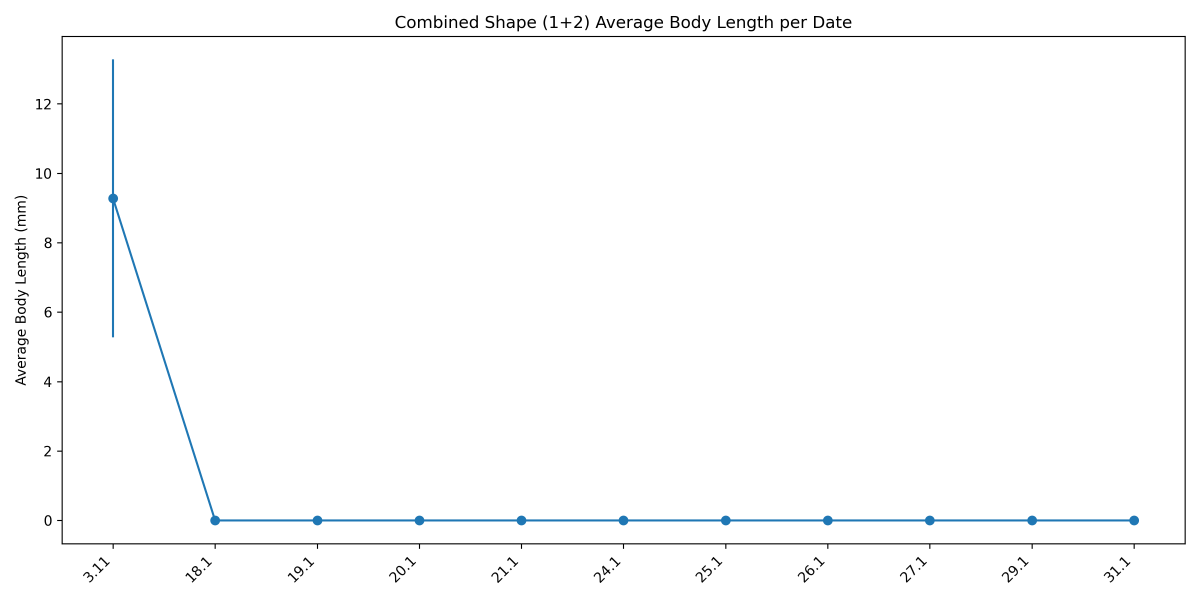
#> input picture svm_combined_shape_avg_length_per_date.png, 3600 x 1800 px (shown at 1/3 size)
$ python -i run_shape_classifiers.py   (imports and definitions only)
#> lines starting #> are read from the running program, lines starting #| are printed output that depends on the picture; after the words box and inside, x2 and y2 are one past the last pixel; in counts of white or black regions, pixels touching at a corner belong together
#!/usr/bin/env python3
"""
Larva Shape Classifier Pipeline - 3-Class Model (Improved)

Classifies valid larvae into 3 shape categories:
- 0 = Bad shape (not suitable for measurement)
- 1 = OK shape (acceptable for analysis)
- 2 = Great shape (ideal specimens)

Key improvements:
- Trains only on valid larvae (is_valid_larva == 1)
- Uses macro F1 for model selection
- Moderate upsampling with class_weight='balanced'
- Stratified K-Fold cross-validation
- Feature importance visualization
- Clean publication-ready plots with n and mean values
- Excludes date 18.10 from all outputs
- NEW: Body length is computed as the longest geodesic path along the medial skeleton
  (not simple skeleton pixel count)
"""

from pathlib import Path
import numpy as np
import pandas as pd
import cv2
import joblib
import matplotlib.pyplot as plt
from sklearn.ensemble import RandomForestClassifier, GradientBoostingClassifier
from sklearn.svm import SVC
from sklearn.pipeline import Pipeline
from sklearn.preprocessing import StandardScaler
from sklearn.metrics import classification_report, accuracy_score, f1_score, confusion_matrix
from sklearn.model_selection import train_test_split, StratifiedKFold, cross_val_score
from sklearn.utils import resample
import heapq
import warnings
import traceback
import shutil
import seaborn as sns

# [1 line not run here, left out]

# =================== Configuration ===================
ROOT_DIR = Path(__file__).parent.resolve()
ANALYSIS_DIR = ROOT_DIR / "analysis_full"
LABELS_FILE = ANALYSIS_DIR / "larva_quality_labels.xlsx"

RANDOM_STATE = 42
TEST_SIZE = 0.2
PIXEL_TO_MM = 0.232255814
HIGH_CONFIDENCE_THRESHOLD = 0.7
N_CV_FOLDS = 5

# Dates to exclude from all processing
EXCLUDED_DATES = {'18.10', '18.1'}

# Output directory
OUTPUT_DIR = ROOT_DIR / 'svm_shape_multiclass'
# [11 lines not run here, left out]

CLASS_NAMES = {0: 'Bad', 1: 'OK', 2: 'Great'}

# =================== Utilities ===================

# [33 lines left out: functions parse_date_key, fix_date_format, is_excluded_date, get_sorted_dates, not called in this run]


# =================== FEATURE EXTRACTION ===================

def extract_features(img_path: Path):
    """Extract features from a larva image."""
    img_path = Path(img_path)
    if not img_path.exists():
        return None

    img = cv2.imread(str(img_path))
#> img is the input picture: shape (1800, 3600, 3); mean B, G, R 252.2, 251.8, 251.4
    if img is None:
        return None

    gray = cv2.cvtColor(img, cv2.COLOR_BGR2GRAY)
    h_img, w_img = gray.shape
#> h_img = 1800; w_img = 3600

    # Threshold
    _, bw = cv2.threshold(gray, 0, 255, cv2.THRESH_BINARY + cv2.THRESH_OTSU)
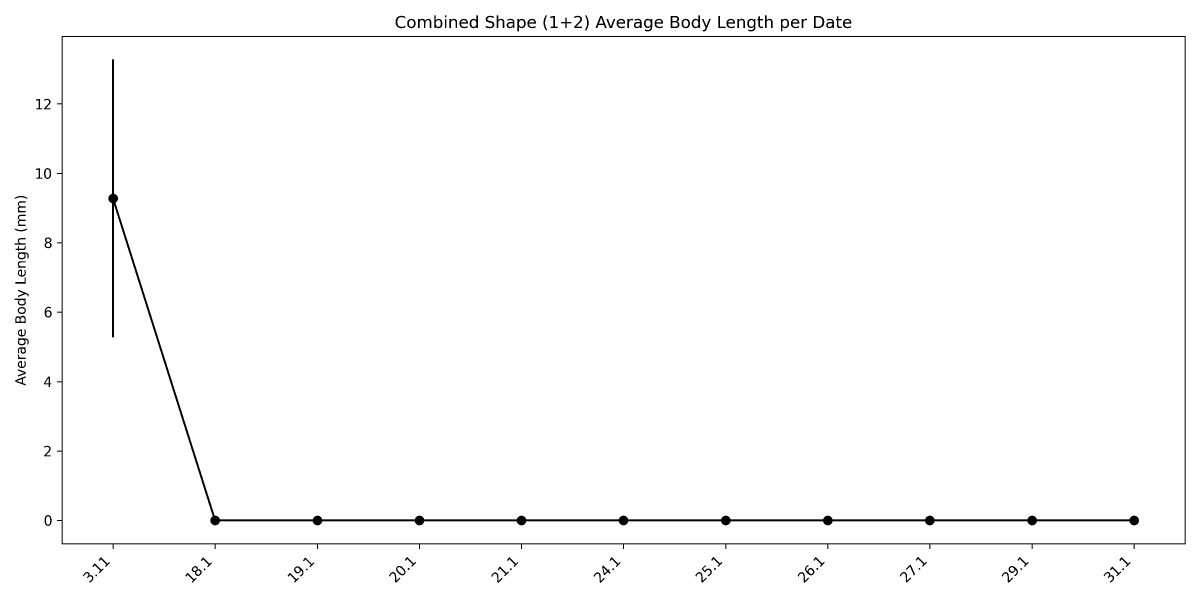
#> bw: shape (1800, 3600) (shown at 1/3 size); 98.6% white; 119 black regions, largest, box (x1, y1, x2, y2) and area: (325, 178, 3417, 1576) 32857, (171, 108, 3557, 1647) 30102, (2012, 48, 2038, 84) 513
    bw = (bw > 0).astype(np.uint8)
    if np.mean(bw) > 0.5:
        bw = 1 - bw
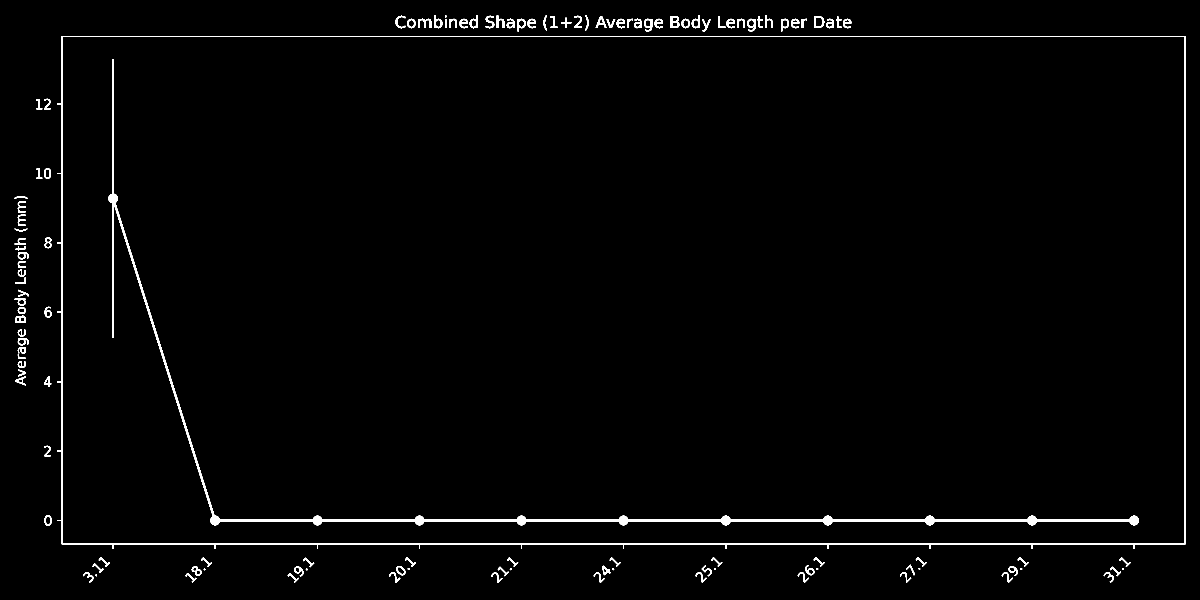
#> bw: shape (1800, 3600) (shown at 1/3 size); values 0 (black) and 1 (white), 1.4% white; 119 white regions, largest, box (x1, y1, x2, y2) and area: (325, 178, 3417, 1576) 32857, (171, 108, 3557, 1647) 30102, (2012, 48, 2038, 84) 513

    features = {}
    area = int(np.sum(bw))
#> area = 92512
    features['area'] = area
    features['area_ratio'] = float(area) / float(h_img * w_img) if (h_img * w_img) > 0 else 0

    if area < 50:
        return _empty_features()

    # Bounding box
    ys, xs = np.where(bw > 0)
    if len(ys) == 0:
        return _empty_features()

    y_min, y_max = int(ys.min()), int(ys.max())
#> y_min = 46; y_max = 1748
    x_min, x_max = int(xs.min()), int(xs.max())
#> x_min = 44; x_max = 3556
    bbox_h = y_max - y_min + 1
#> bbox_h = 1703
    bbox_w = x_max - x_min + 1
#> bbox_w = 3513

    features['bbox_h'] = bbox_h
    features['bbox_w'] = bbox_w
    features['aspect_ratio'] = float(bbox_h) / float(bbox_w) if bbox_w > 0 else 0

    crop = bw[y_min:y_max+1, x_min:x_max+1]
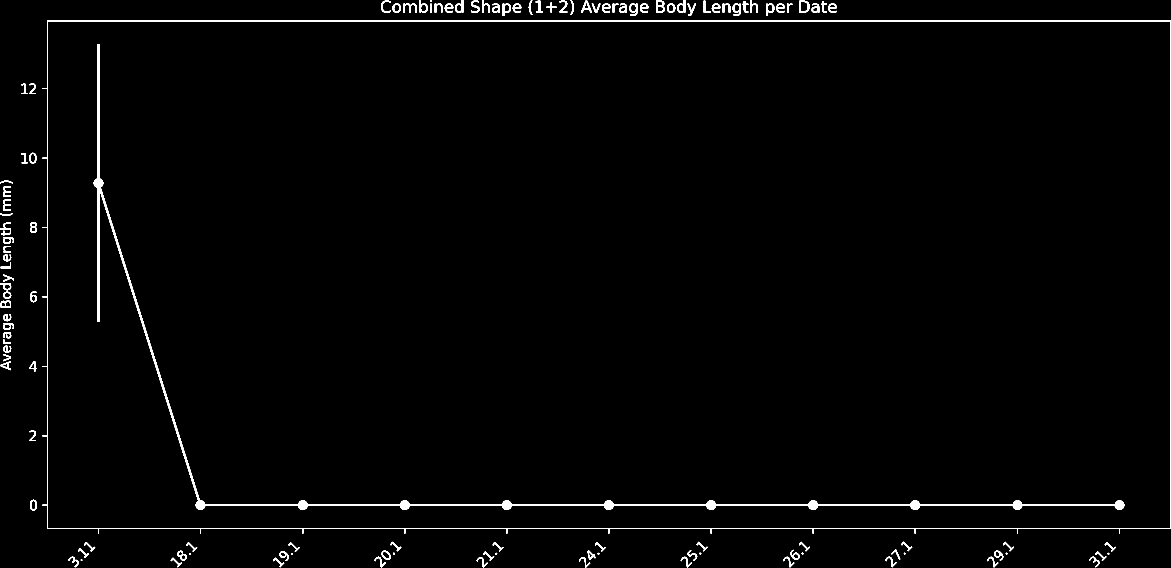
#> crop: shape (1703, 3513) (shown at 1/3 size); values 0 (black) and 1 (white), 1.5% white; 119 white regions
    crop_gray = gray[y_min:y_max+1, x_min:x_max+1]
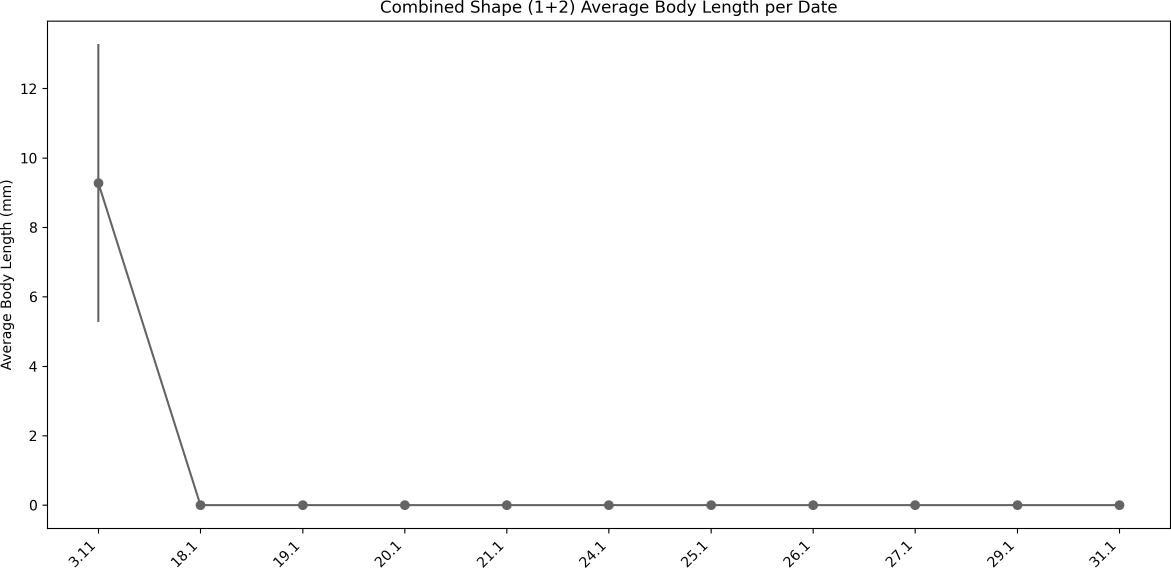
#> crop_gray: shape (1703, 3513) (shown at 1/3 size); min 0, max 255, mean 251.5

    # Contour analysis
    contours, _ = cv2.findContours((crop * 255).astype(np.uint8), cv2.RETR_EXTERNAL, cv2.CHAIN_APPROX_SIMPLE)
#> contours = 118 contours, 12 with area under 20; largest, box (x1, y1, x2, y2) and area: (127, 62, 3513, 1601) 5137926, (2398, 2, 2429, 38) 935, (1968, 2, 1994, 38) 802, (1888, 10, 1913, 48) 634, (2198, 10, 2222, 48) 614

    if contours:
        cnt = max(contours, key=cv2.contourArea)
#> cnt = contour of 112 points, box (x1, y1, x2, y2) (127, 62, 3513, 1601), area 5137926
        cnt_area = cv2.contourArea(cnt)
#> cnt_area = 5137926
        perimeter = cv2.arcLength(cnt, True)
#> perimeter = 10272.9

        features['circularity'] = float(4 * np.pi * cnt_area / (perimeter ** 2)) if perimeter > 0 else 0
        features['perimeter'] = perimeter

        hull = cv2.convexHull(cnt)
#> hull = [[3512, 62], [3512, 1586], [3359, 1600], [294, 1600], [141, 1586], [127, 1516], [127, 264], [141, 62]]
        hull_area = cv2.contourArea(hull)
#> hull_area = 5201888
        features['solidity'] = float(cnt_area / hull_area) if hull_area > 0 else 0

        if len(cnt) >= 5:
            ellipse = cv2.fitEllipse(cnt)
#> ellipse = ((2235.4, 731.6), (1879.9, 4869.1), 85.77)
            (cx, cy), (ma, MA), angle = ellipse
#> cx = 2235.4; cy = 731.6; ma = 1879.9; MA = 4869.1; angle = 85.77
            features['ellipse_ratio'] = float(MA / ma) if ma > 0 else 0
            features['ellipse_angle'] = float(angle)
        else:
            features['ellipse_ratio'] = features['aspect_ratio']
            features['ellipse_angle'] = 0

        # Hu moments
        moments = cv2.moments(cnt)
#> moments = moments, m00 5137926, centre m10/m00, m01/m00 = (1826.4, 824.1)
        hu = cv2.HuMoments(moments).flatten()
#> hu = [0.222, 0.0215, 1.49e-12, 1.82e-13, -9.45e-26, -2.62e-14, -4.61e-27]
        for i in range(7):
            val = hu[i]
            features[f'hu{i+1}'] = float(-np.sign(val) * np.log10(abs(val) + 1e-10))
#> this loop made 7 passes
#> val on passes 1 to 7: 0.222, 0.0215, 1.49e-12, 1.82e-13, -9.45e-26, -2.62e-14, -4.61e-27
#> after the loop, features = 17 items
    else:
        features['circularity'] = 0
        features['perimeter'] = 0
        features['solidity'] = 0
        features['ellipse_ratio'] = 0
        features['ellipse_angle'] = 0
        for i in range(7):
            features[f'hu{i+1}'] = 0

    # Intensity
    roi_vals = crop_gray[crop > 0]
    if len(roi_vals) > 0:
        features['mean_intensity'] = float(np.mean(roi_vals))
        features['std_intensity'] = float(np.std(roi_vals))
    else:
        features['mean_intensity'] = 0
        features['std_intensity'] = 0

    # Skeleton analysis
    skeleton = _skeletonize(crop)
    skel_pixels = int(np.sum(skeleton))
    features['skeleton_pixel_count'] = skel_pixels  # Keep for reference

    # NEW: Compute geodesic body length (longest path along skeleton)
    geodesic_length = _compute_body_length_from_skeleton(skeleton)
    features['body_length'] = geodesic_length  # This is now the true body length
    features['skeleton_length'] = geodesic_length  # Alias for compatibility

    if skel_pixels > 5:
        kernel = np.array([[1,1,1],[1,0,1],[1,1,1]], dtype=np.uint8)
        neighbors = cv2.filter2D(skeleton.astype(np.uint8), -1, kernel)
        endpoints = int(np.sum((skeleton == 1) & (neighbors == 1)))
        junctions = int(np.sum((skeleton == 1) & (neighbors >= 3)))
        features['num_endpoints'] = endpoints
        features['num_junctions'] = junctions

        skel_ys, skel_xs = np.where(skeleton > 0)
        if len(skel_ys) > 0:
            v_extent = int(skel_ys.max() - skel_ys.min())
            h_extent = int(skel_xs.max() - skel_xs.min())
            features['vertical_extent'] = v_extent
            features['horizontal_extent'] = h_extent
            features['verticality'] = float(v_extent) / float(h_extent + 1)
    else:
        features['num_endpoints'] = 0
        features['num_junctions'] = 0
        features['vertical_extent'] = 0
        features['horizontal_extent'] = 0
        features['verticality'] = 0

    return features


# [10 lines left out: function _empty_features, not called in this run]


def _skeletonize(binary_img):
    """Fast morphological skeletonization."""
    img = binary_img.copy().astype(np.uint8)
    skeleton = np.zeros_like(img)
    kernel = cv2.getStructuringElement(cv2.MORPH_CROSS, (3, 3))
    for _ in range(100):
        eroded = cv2.erode(img, kernel)
        opened = cv2.morphologyEx(eroded, cv2.MORPH_OPEN, kernel)
        subset = cv2.subtract(eroded, opened)
        skeleton = cv2.bitwise_or(skeleton, subset)
        img = eroded.copy()
        if cv2.countNonZero(img) == 0:
            break
#> eroded: shape (1703, 3513); every value is 0
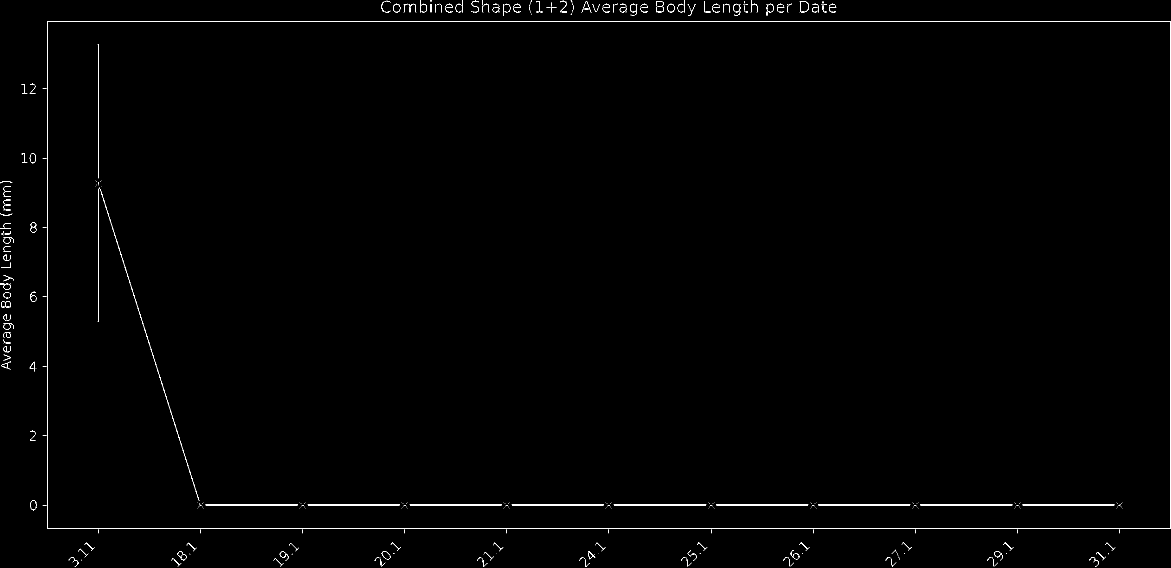
#> skeleton: shape (1703, 3513) (shown at 1/3 size); values 0 (black) and 1 (white), 0.45% white in thin lines or dots
#> in extract_features, `skel_pixels = int(np.sum(skeleton))`: skel_pixels = 26916
    return skeleton


def _compute_geodesic_body_length(skeleton):
    """
    Compute the longest geodesic path along the skeleton.

    This measures the true body length as the longest path between skeleton endpoints,
    accounting for diagonal connectivity (√2 for diagonal, 1 for orthogonal steps).

    This replaces simple skeleton pixel counting with a proper geodesic measurement
    that represents the main body axis only.

    Returns:
        float: The geodesic length of the longest path in pixels
    """
    if skeleton is None or np.sum(skeleton) < 2:
        return 0.0

    # Find skeleton pixel coordinates
    skel_points = np.argwhere(skeleton > 0)
#> skel_points = 26916 pairs, first value 0 to 1700, second value 0 to 3512
    if len(skel_points) < 2:
        return 0.0

    # Build adjacency for skeleton pixels
    # Use 8-connectivity
    h, w = skeleton.shape
#> h = 1703; w = 3513

    # Find endpoints (pixels with only 1 neighbor)
    kernel = np.array([[1, 1, 1], [1, 0, 1], [1, 1, 1]], dtype=np.uint8)
    neighbor_count = cv2.filter2D(skeleton.astype(np.uint8), -1, kernel)
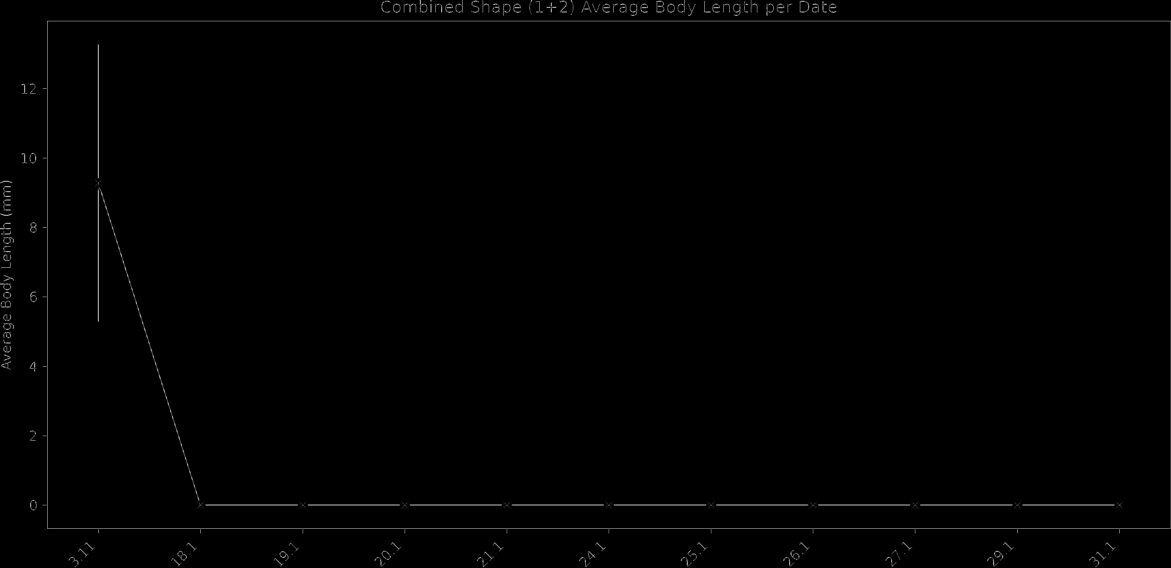
#> neighbor_count: shape (1703, 3513) (shown at 1/3 size); min 0, max 7, mean 0.0352; drawn with min black and max white
    endpoints = np.argwhere((skeleton > 0) & (neighbor_count == 1))
#> endpoints = 596 pairs, first value 3 to 1699, second value 3 to 3364

    # If no clear endpoints, use pixels with minimum neighbors or extremes
    if len(endpoints) < 2:
        # Fall back to using the two most distant skeleton points
        endpoints = skel_points

    if len(endpoints) < 2:
        return 0.0

    # Convert skeleton to a set for fast lookup
    skel_set = set(map(tuple, skel_points))
#> skel_set = 26916 items

    # 8-connectivity neighbors with distances
    # (dy, dx, distance)
    neighbors_8 = [
        (-1, -1, np.sqrt(2)),  # top-left (diagonal)
        (-1,  0, 1.0),         # top
        (-1,  1, np.sqrt(2)),  # top-right (diagonal)
        ( 0, -1, 1.0),         # left
        ( 0,  1, 1.0),         # right
        ( 1, -1, np.sqrt(2)),  # bottom-left (diagonal)
        ( 1,  0, 1.0),         # bottom
        ( 1,  1, np.sqrt(2)),  # bottom-right (diagonal)
    ]

    def dijkstra_longest_path(start):
        """Find longest shortest path from start to any endpoint using Dijkstra."""
        dist = {tuple(start): 0.0}
        pq = [(0.0, tuple(start))]  # (distance, point)

        while pq:
            d, current = heapq.heappop(pq)

            if d > dist.get(current, float('inf')):
                continue

            y, x = current
            for dy, dx, step_dist in neighbors_8:
                ny, nx = y + dy, x + dx
                neighbor = (ny, nx)

                if neighbor in skel_set:
                    new_dist = d + step_dist
                    if new_dist < dist.get(neighbor, float('inf')):
                        dist[neighbor] = new_dist
                        heapq.heappush(pq, (new_dist, neighbor))

        return dist

    # Find the longest path by running Dijkstra from each endpoint
    max_length = 0.0

    # Limit to first 10 endpoints for efficiency
    test_endpoints = endpoints[:min(10, len(endpoints))]
#> test_endpoints = [[3, 1619], [3, 1969], [3, 2112], [3, 2114], [3, 2399], [4, 1154], [4, 1608], [4, 2232], [4, 2234], [5, 1416]]

    for ep in test_endpoints:
        distances = dijkstra_longest_path(ep)
        if distances:
            # Find the maximum distance from this starting point
            max_dist = max(distances.values())
            if max_dist > max_length:
                max_length = max_dist
#> this loop made 10 passes
#> (max_dist, max_length) on passes 1, 2, 5, 10: (30.24, 30.24), (53.73, 53.73), (54.14, 54.14), (63.77, 63.77)
#> max_dist on passes 3, 4, 6, 7, 8, 9: 50.07, 50.07, 20.31, 38.49, 5.41, 5.41
#> after the loop, max_length = 63.77

    return float(max_length)


def _compute_body_length_from_skeleton(skeleton):
    """
    Wrapper function to compute body length from skeleton.
    Returns the geodesic length (longest path along skeleton).
    """
    return _compute_geodesic_body_length(skeleton)


# [683 lines left out: functions extract_morphometrics, build_dataset, train_multiclass_model, _moderate_upsample, _plot_feature_importance, collect_all_larvae and 7 more, not called in this run]


# [6 lines not run here, left out]

>>> result = extract_features('svm_combined_shape_avg_length_per_date.png')
#> in extract_features, `endpoints = int(np.sum((skeleton == 1) & (neighbors == 1)))`: endpoints = 596
#> in extract_features, `junctions = int(np.sum((skeleton == 1) & (neighbors >= 3)))`: junctions = 13579
#> in extract_features, `v_extent = int(skel_ys.max() - skel_ys.min())`: v_extent = 1700
#> in extract_features, `h_extent = int(skel_xs.max() - skel_xs.min())`: h_extent = 3512
#> result = 27 items
